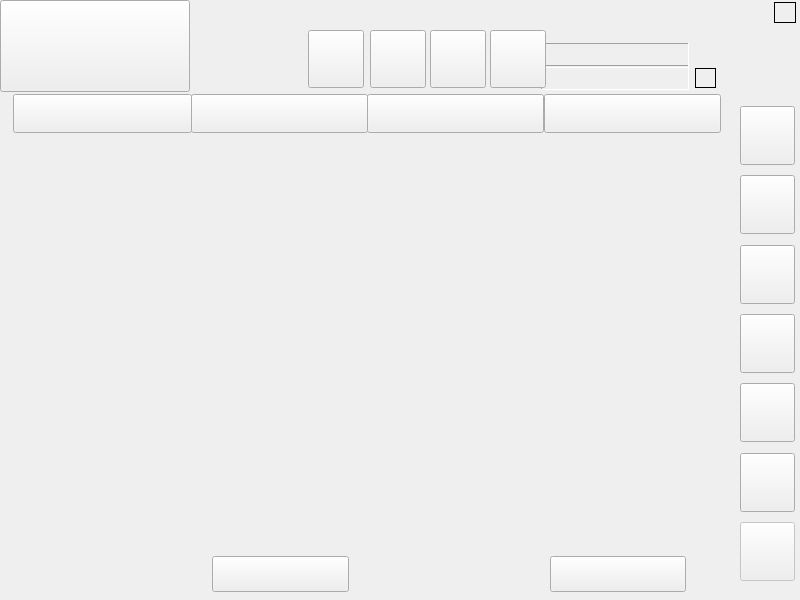
<?xml version="1.0" encoding="UTF-8"?>
<ui version="4.0">
 <class>mainForm</class>
 <widget class="QWidget" name="mainForm">
  <property name="geometry">
   <rect>
    <x>0</x>
    <y>0</y>
    <width>800</width>
    <height>600</height>
   </rect>
  </property>
  <property name="windowTitle">
   <string>Form</string>
  </property>
  <widget class="QPushButton" name="main_home">
   <property name="geometry">
    <rect>
     <x>740</x>
     <y>106</y>
     <width>55</width>
     <height>59</height>
    </rect>
   </property>
   <property name="text">
    <string/>
   </property>
  </widget>
  <widget class="QPushButton" name="main_gmail">
   <property name="geometry">
    <rect>
     <x>740</x>
     <y>175</y>
     <width>55</width>
     <height>59</height>
    </rect>
   </property>
   <property name="text">
    <string/>
   </property>
  </widget>
  <widget class="QPushButton" name="main_facebook">
   <property name="geometry">
    <rect>
     <x>740</x>
     <y>245</y>
     <width>55</width>
     <height>59</height>
    </rect>
   </property>
   <property name="text">
    <string/>
   </property>
  </widget>
  <widget class="QPushButton" name="main_twitter">
   <property name="geometry">
    <rect>
     <x>740</x>
     <y>314</y>
     <width>55</width>
     <height>59</height>
    </rect>
   </property>
   <property name="text">
    <string/>
   </property>
  </widget>
  <widget class="QPushButton" name="main_gpsmenu">
   <property name="geometry">
    <rect>
     <x>740</x>
     <y>383</y>
     <width>55</width>
     <height>59</height>
    </rect>
   </property>
   <property name="text">
    <string/>
   </property>
  </widget>
  <widget class="QPushButton" name="main_settings">
   <property name="geometry">
    <rect>
     <x>740</x>
     <y>453</y>
     <width>55</width>
     <height>59</height>
    </rect>
   </property>
   <property name="text">
    <string/>
   </property>
  </widget>
  <widget class="QPushButton" name="main_quit">
   <property name="geometry">
    <rect>
     <x>0</x>
     <y>0</y>
     <width>190</width>
     <height>92</height>
    </rect>
   </property>
   <property name="text">
    <string/>
   </property>
  </widget>
  <widget class="QPushButton" name="main_vc">
    <property name="enabled">
    <bool>false</bool>
   </property>
   <property name="geometry">
    <rect>
     <x>740</x>
     <y>522</y>
     <width>55</width>
     <height>59</height>
    </rect>
   </property>
   <property name="text">
    <string/>
   </property>
  </widget>
  <widget class="QPushButton" name="main_back">
   <property name="geometry">
    <rect>
     <x>544</x>
     <y>94</y>
     <width>177</width>
     <height>39</height>
    </rect>
   </property>
   <property name="text">
    <string/>
   </property>
  </widget>
  <widget class="QPushButton" name="main_openKeyboard">
   <property name="geometry">
    <rect>
     <x>212</x>
     <y>556</y>
     <width>137</width>
     <height>36</height>
    </rect>
   </property>
   <property name="text">
    <string/>
   </property>
  </widget>
  <widget class="QPushButton" name="main_abook">
   <property name="geometry">
    <rect>
     <x>13</x>
     <y>94</y>
     <width>179</width>
     <height>39</height>
    </rect>
   </property>
   <property name="text">
    <string/>
   </property>
  </widget>
  <widget class="QPushButton" name="main_log">
   <property name="geometry">
    <rect>
     <x>191</x>
     <y>94</y>
     <width>177</width>
     <height>39</height>
    </rect>
   </property>
   <property name="text">
    <string/>
   </property>
  </widget>
  <widget class="QPushButton" name="main_add">
   <property name="geometry">
    <rect>
     <x>367</x>
     <y>94</y>
     <width>177</width>
     <height>39</height>
    </rect>
   </property>
   <property name="text">
    <string/>
   </property>
  </widget>
  <widget class="QPushButton" name="main_missedVoice">
   <property name="geometry">
    <rect>
     <x>308</x>
     <y>30</y>
     <width>56</width>
     <height>58</height>
    </rect>
   </property>
   <property name="text">
    <string/>
   </property>
  </widget>
  <widget class="QPushButton" name="main_missedSms">
   <property name="geometry">
    <rect>
     <x>370</x>
     <y>30</y>
     <width>56</width>
     <height>58</height>
    </rect>
   </property>
   <property name="text">
    <string/>
   </property>
  </widget>
  <widget class="QPushButton" name="main_missedMms">
   <property name="geometry">
    <rect>
     <x>430</x>
     <y>30</y>
     <width>56</width>
     <height>58</height>
    </rect>
   </property>
   <property name="text">
    <string/>
   </property>
  </widget>
  <widget class="QPushButton" name="main_openDialpad">
   <property name="geometry">
    <rect>
     <x>550</x>
     <y>556</y>
     <width>136</width>
     <height>36</height>
    </rect>
   </property>
   <property name="text">
    <string/>
   </property>
  </widget>
  <widget class="QLabel" name="main_username">
   <property name="geometry">
    <rect>
     <x>541</x>
     <y>65</y>
     <width>148</width>
     <height>25</height>
    </rect>
   </property>
   <property name="frameShape">
    <enum>QFrame::Panel</enum>
   </property>
   <property name="frameShadow">
    <enum>QFrame::Sunken</enum>
   </property>
   <property name="text">
    <string/>
   </property>
   <property name="alignment">
    <set>Qt::AlignRight|Qt::AlignTrailing|Qt::AlignVCenter</set>
   </property>
  </widget>
  <widget class="QLabel" name="main_number">
   <property name="geometry">
    <rect>
     <x>541</x>
     <y>43</y>
     <width>148</width>
     <height>25</height>
    </rect>
   </property>
   <property name="frameShape">
    <enum>QFrame::Panel</enum>
   </property>
   <property name="frameShadow">
    <enum>QFrame::Sunken</enum>
   </property>
   <property name="text">
    <string/>
   </property>
   <property name="alignment">
    <set>Qt::AlignRight|Qt::AlignTrailing|Qt::AlignVCenter</set>
   </property>
  </widget>
  <widget class="QWidget" name="main_client" native="true">
   <property name="geometry">
    <rect>
     <x>13</x>
     <y>131</y>
     <width>707</width>
     <height>425</height>
    </rect>
   </property>
  </widget>
  <widget class="QPushButton" name="main_missedVideo">
   <property name="geometry">
    <rect>
     <x>490</x>
     <y>30</y>
     <width>56</width>
     <height>58</height>
    </rect>
   </property>
   <property name="text">
    <string/>
   </property>
  </widget>
  <widget class="QLabel" name="main_version">
   <property name="geometry">
    <rect>
     <x>700</x>
     <y>0</y>
     <width>80</width>
     <height>13</height>
    </rect>
   </property>
   <property name="text">
    <string/>
   </property>
  </widget>
  <widget class="QLabel" name="main_intensity0">
   <property name="geometry">
    <rect>
     <x>774</x>
     <y>2</y>
     <width>22</width>
     <height>21</height>
    </rect>
   </property>
   <property name="frameShape">
    <enum>QFrame::Box</enum>
   </property>
   <property name="text">
    <string/>
   </property>
  </widget>
  <widget class="QLabel" name="main_intensity1">
   <property name="geometry">
    <rect>
     <x>774</x>
     <y>2</y>
     <width>22</width>
     <height>21</height>
    </rect>
   </property>
   <property name="frameShape">
    <enum>QFrame::Box</enum>
   </property>
   <property name="text">
    <string/>
   </property>
  </widget>
  <widget class="QLabel" name="main_intensity2">
   <property name="geometry">
    <rect>
     <x>774</x>
     <y>2</y>
     <width>22</width>
     <height>21</height>
    </rect>
   </property>
   <property name="frameShape">
    <enum>QFrame::Box</enum>
   </property>
   <property name="text">
    <string/>
   </property>
  </widget>
  <widget class="QLabel" name="main_intensity4">
   <property name="geometry">
    <rect>
     <x>774</x>
     <y>2</y>
     <width>22</width>
     <height>21</height>
    </rect>
   </property>
   <property name="frameShape">
    <enum>QFrame::Box</enum>
   </property>
   <property name="text">
    <string/>
   </property>
  </widget>
  <widget class="QLabel" name="main_intensity5">
   <property name="geometry">
    <rect>
     <x>774</x>
     <y>2</y>
     <width>22</width>
     <height>21</height>
    </rect>
   </property>
   <property name="frameShape">
    <enum>QFrame::Box</enum>
   </property>
   <property name="text">
    <string/>
   </property>
  </widget>
  <widget class="QLabel" name="main_intensity3">
   <property name="geometry">
    <rect>
     <x>774</x>
     <y>2</y>
     <width>22</width>
     <height>21</height>
    </rect>
   </property>
   <property name="frameShape">
    <enum>QFrame::Box</enum>
   </property>
   <property name="text">
    <string/>
   </property>
  </widget>
  <widget class="QLabel" name="main_offline">
   <property name="geometry">
    <rect>
     <x>695</x>
     <y>68</y>
     <width>21</width>
     <height>20</height>
    </rect>
   </property>
   <property name="frameShape">
    <enum>QFrame::Box</enum>
   </property>
   <property name="text">
    <string/>
   </property>
  </widget>
  <widget class="QLabel" name="main_online">
   <property name="geometry">
    <rect>
     <x>695</x>
     <y>68</y>
     <width>21</width>
     <height>20</height>
    </rect>
   </property>
   <property name="frameShape">
    <enum>QFrame::Box</enum>
   </property>
   <property name="text">
    <string/>
   </property>
  </widget>
  <widget class="QLabel" name="main_talking">
   <property name="geometry">
    <rect>
     <x>695</x>
     <y>68</y>
     <width>21</width>
     <height>20</height>
    </rect>
   </property>
   <property name="frameShape">
    <enum>QFrame::Box</enum>
   </property>
   <property name="text">
    <string/>
   </property>
  </widget>
 </widget>
 <resources/>
 <connections/>
</ui>
